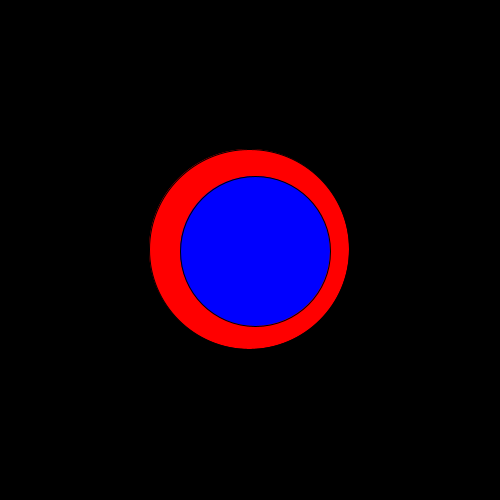
Frame 1 (no input)
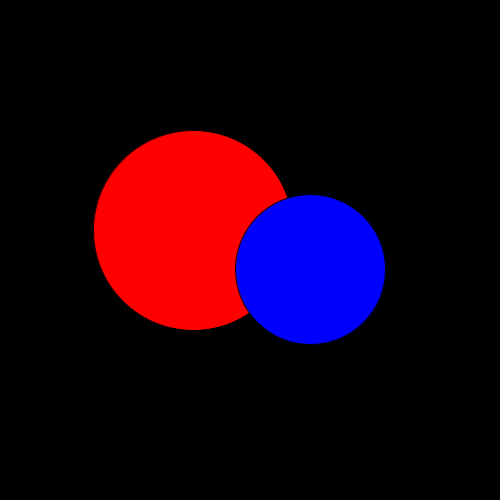
Frame 60 (the mouse pressed at the canvas centre just before this capture)
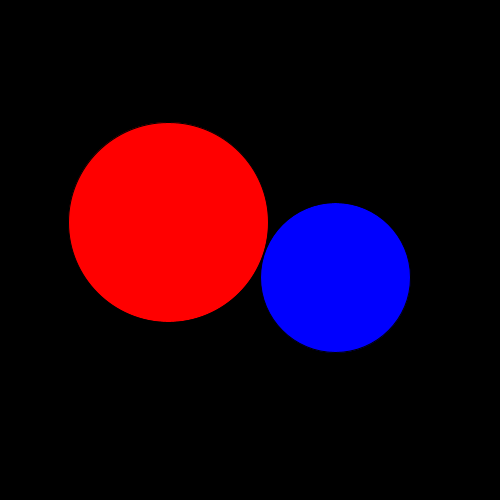
Frame 120 (the mouse held since frame 60 and released just before this capture)

The Processing sketch that drew these frames (run headless with seeded random() and noise(); from frame 60 on, the mouse is pressed at the canvas centre):

// Processing sketch: SeparateCircles
// ── SeparateCircles.pde
float x1 = 249;
float y1 = 249;
int r1 = 100;
float x2 = 255;
float y2 = 251;
int r2 = 75;

void setup() {
  size(500, 500); 
}

void draw() {
  // Clear canvas
  background(0);
  // Calculations
  float dx = x1 - x2;
  float dy = y1 - y2;
  float dist = dist(x1, y1, x2, y2);
  // Draw circles
  fill(255, 0, 0);
  ellipse(x1, y1, 2 * r1, 2 * r1);
  fill(0, 0, 255);
  ellipse(x2, y2, 2 * r2, 2 * r2);
  // Push them away from each other
  if(dist < r1 + r2 && dist != 0) {
    x1 += dx / dist;
    y1 += dy / dist;
    x2 -= dx / dist;
    y2 -= dy / dist;
  }
}
